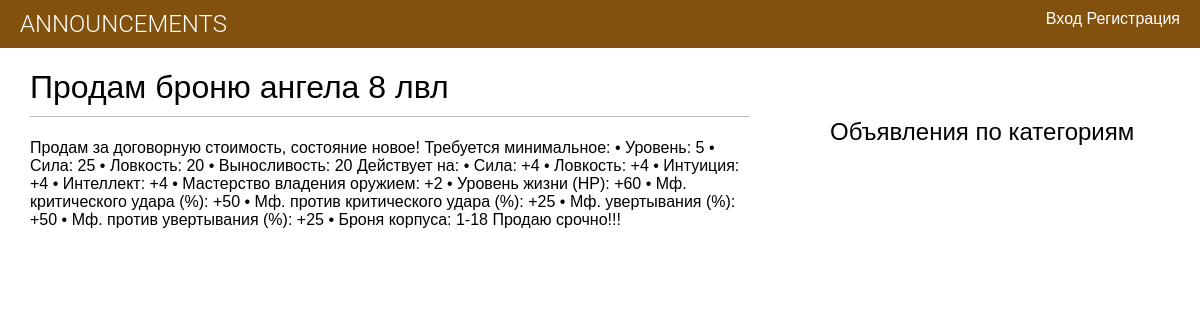
Screenshot of /3/ with the database file from the repository.
### board/models.py (models this page shows, shortened)
class Announcement(models.Model):
    title = models.CharField(max_length=250)
    author = models.ForeignKey(User, on_delete=models.CASCADE, related_name='person')
    text = models.TextField()
    image = models.ImageField(blank=True, upload_to='images/%Y/%m/%d/')
    url = models.URLField(blank=True)
    publish = models.DateTimeField(default=timezone.now)
    created = models.DateTimeField(auto_now_add=True)
    updated = models.DateTimeField(auto_now=True)
    category = models.ForeignKey('Category', on_delete=models.PROTECT, null=True, verbose_name='Категория',
                                 related_name='cats')
    class Meta:
        ordering = ['-publish']
        indexes = [models.Index(fields=['-publish'])]

### board/views.py (the view, shortened to what this page needs)
# urls.py: path('<int:pk>/', PostDetail.as_view(), name='announcement_detail'),
class PostDetail(DetailView):
    model = Announcement
    template_name = 'announcement/detail.html'
    def get_context_data(self, **kwargs):
        context = super().get_context_data(**kwargs)
        context['category'] = self.object.category
        return context

### board/templates/announcement/detail.html (shortened to what this page needs)
{% extends "default.html" %}
{% block content %}
  <h1>{{ announcement.title }}</h1>
  {{ announcement.text }}
{% endblock %}

### board/static/style.css (style rules this page uses)
body { margin:0; padding:0; font-family:helvetica, sans-serif; background-color: rgb(255, 255, 255); }
h1 { font-weight:normal; border-bottom:1px solid #bbb; padding:0 0 10px 0; }

### rows the page displays
Announcement: title "Продам броню ангела 8 лвл", text "Продам за договорную стоимость, состояние новое! Требуется минимальное: • Уровень: 5 • Сила: 25 • Ловкость: 20 • Выносливость: 20 Действует на: • Сила: +4 • Ловкость: +4 • Интуиция: +4 • Интеллект: +4 • Мастерство владения оружием: +2 • Уровень жизни (HP): +60 • Мф. критического удара (%): +50 • Мф. против критического удара (%): +25 • Мф. увертывания (%): +50 • Мф. против увертывания (%): +25 • Броня корпуса: 1-18 Продаю срочно!!!"
